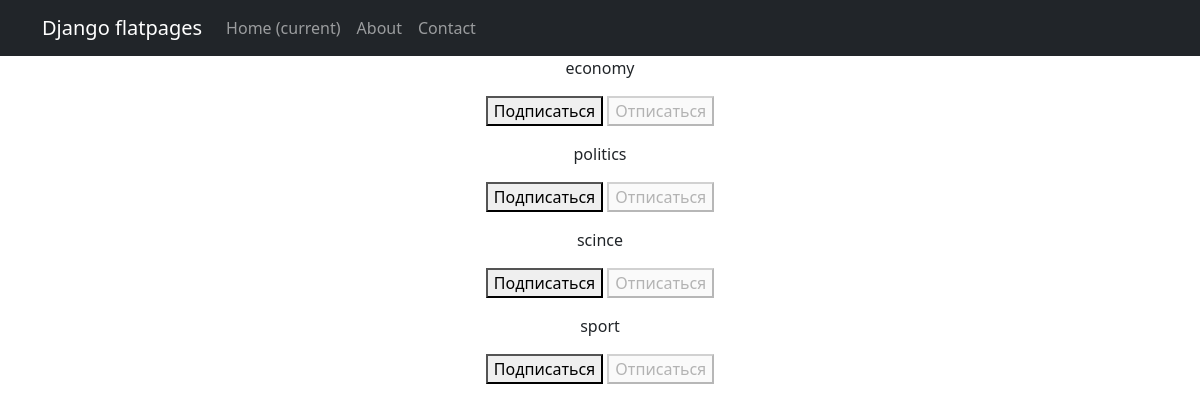
/news/subscriptions/ (signed in), run on an earlier commit of the app's database.
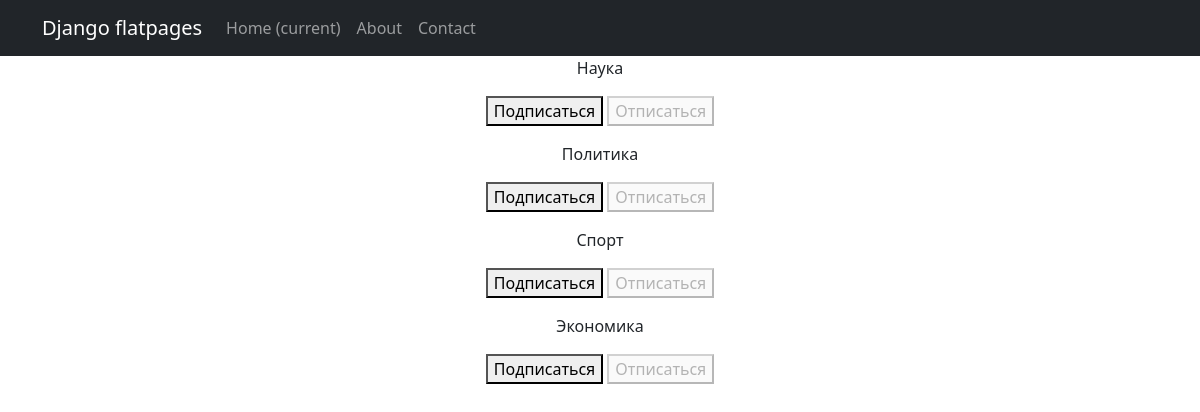
And on a later commit of the database.
### NewsPortal/models.py (models this page shows, shortened)
class Category(models.Model):
    category_name = models.CharField(max_length=64, unique=True)

### NewsPortal/views.py (the view, shortened to what this page needs)
# urls.py: path('subscriptions/', subscription, name='subscription'),
@login_required
@csrf_protect
def subscription(request):
    categories_with_subcriptions = Category.objects.annotate(
        user_subscribed=Exists(
            Subscriber.objects.filter(
                user=request.user,
                category=OuterRef('pk')
            )
        )
    ).order_by('category_name')
    return render(
        request,
        'subscriptions.html',
        {'categories': categories_with_subcriptions},
    )

### templates/subscriptions.html (shortened to what this page needs)
{% extends 'flatpages/default.html' %}
{% block content %}
    {% for category in categories %}
        <p>
            {{ category.category_name }}
            <form method="post">
            {% if category.user_subscribed %}
                <button disabled>Подписаться</button>
                <button name="action" value="unsubscribe">Отписаться</button>
            {% else %}
                <button name="action" value="subscribe">Подписаться</button>
                <button disabled>Отписаться</button>
            {% endif %}
            </form>
        </p>
    {% endfor %}
{% endblock content %}

### templates/flatpages/default.html (shortened to what this page needs)
<!DOCTYPE html>
<html lang="en">
    <head>
        {% load static %}
        <link href="{% static 'css/styles.css' %}" rel="stylesheet" />
    </head>
    <body>
        <nav class="navbar navbar-expand-lg navbar-dark bg-dark static-top">
   <div class="container">
       <a class="navbar-brand" href="#">Django flatpages</a>
       <div class="collapse navbar-collapse" id="navbarResponsive">
           <ul class="navbar-nav ml-auto">
               <li class="nav-item active">
                   <a class="nav-link" href="#">Home
                       <span class="sr-only">(current)</span>
                   </a>
               </li>
               <li class="nav-item">
                   <a class="nav-link" href="/about/">About</a>
               </li>
               <li class="nav-item">
                   <a class="nav-link" href="/contacts/">Contact</a>
               </li>
           </ul>
       </div>
   </div>
</nav>
        <div class="container">
   <div class="row">
       <div class="col-lg-12 text-center">
           {% block content %}{% endblock content %}
       </div>
   </div>
</div>
    </body>
</html>

What changed in the data, as far as the page shows it:
changed Category: category_name "scince" → "Наука"; moves up the list
changed Category: category_name "politics" → "Политика"; moves down the list
changed Category: category_name "sport" → "Спорт"; moves up the list
changed Category: category_name "economy" → "Экономика"
